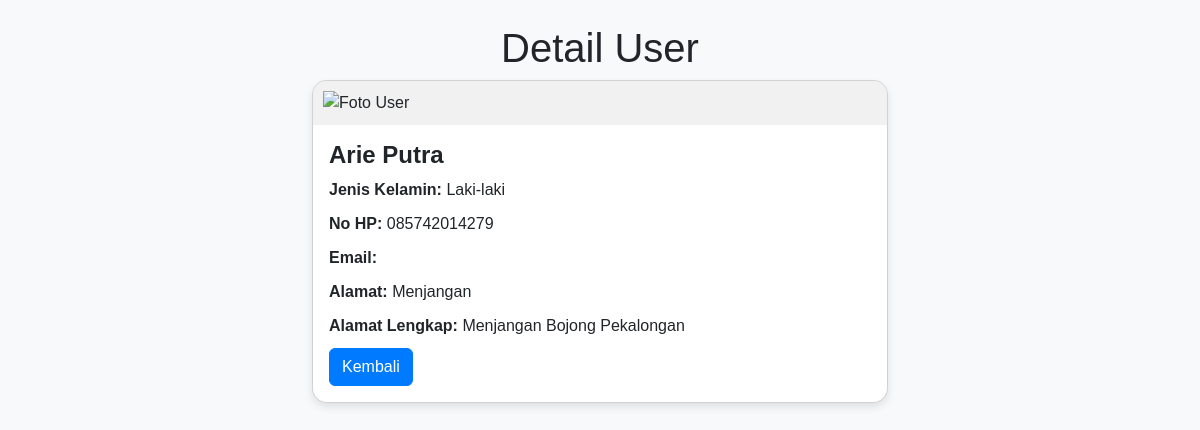
Screenshot of /detail.php?id=1 with the database file from the repository.
### tables this page shows
CREATE TABLE `tb_users` (
  `id` int(10) NOT NULL,
  `nama` varchar(255) NOT NULL,
  `alamat` varchar(255) NOT NULL,
  `nohp` char(13) NOT NULL,
  `foto` blob NOT NULL,
  `jenis_kelamin` enum('Perempuan','Laki-laki') NOT NULL,
  `email` varchar(50) NOT NULL,
  `alamat_lngkp` varchar(255) NOT NULL
);

### detail.php (the view, shortened to what this page needs)
<?php
$servername = "localhost";
$username = "root";
$password = "";
$dbname = "db_php";
$conn = new mysqli($servername, $username, $password, $dbname);
if (isset($_GET['id'])) {
    $id = $_GET['id'];
    $stmt = $conn->prepare("SELECT * FROM tb_users WHERE id = ?");
    $stmt->bind_param("i", $id);
    $stmt->execute();
    $result = $stmt->get_result();
    if ($result->num_rows > 0) {
        $row = $result->fetch_assoc();
    } else {
        echo "Data tidak ditemukan.";
        exit;
    }
} else {
    echo "ID tidak ditemukan.";
    exit;
}
?>
<!doctype html>
<html lang="en">
<head>
    <link href="https://cdn.jsdelivr.net/npm/bootstrap@5.3.3/dist/css/bootstrap.min.css" rel="stylesheet">
</head>
<body>
<div class="container mt-4">
    <h1 class="text-center">Detail User</h1>
    <div class="card">
        <img src="detail.php?id=<?php echo $row['id']; ?>&show_image=1" class="card-img-top" alt="Foto User">
        <div class="card-body">
            <h5 class="card-title"><?php echo $row['nama']; ?></h5>
            <p class="card-text"><strong>Jenis Kelamin:</strong> <?php echo $row['jenis_kelamin']; ?></p>
            <p class="card-text"><strong>No HP:</strong> <?php echo $row['nohp']; ?></p>
            <p class="card-text"><strong>Email:</strong> <?php echo $row['email']; ?></p>
            <p class="card-text"><strong>Alamat:</strong> <?php echo $row['alamat']; ?></p>
            <p class="card-text"><strong>Alamat Lengkap:</strong> <?php echo $row['alamat_lngkp']; ?></p>
            <a href="index.php" class="btn btn-primary">Kembali</a>
        </div>
    </div>
</div>
</body>
</html>

### detail.php (style rules this page uses)
body { background-color: #f8f9fa; font-family: Arial, sans-serif; }
.container { max-width: 600px; margin-top: 40px; }
.card { border-radius: 15px; overflow: hidden; box-shadow: 0 4px 8px rgba(0, 0, 0, 0.1); }
.card-img-top { width: 100%; height: auto; max-height: 350px; object-fit: contain; background-color: #f1f1f1; padding: 10px; }
.card-title { font-size: 1.5rem; font-weight: bold; }
.card-text { margin-bottom: 10px; }
.btn-primary { background-color: #007bff; border-color: #007bff; }

### rows the page displays
tb_users: nama "Arie Putra", jenis_kelamin "Laki-laki", nohp "085742014279", alamat "Menjangan", alamat_lngkp "Menjangan Bojong Pekalongan"
